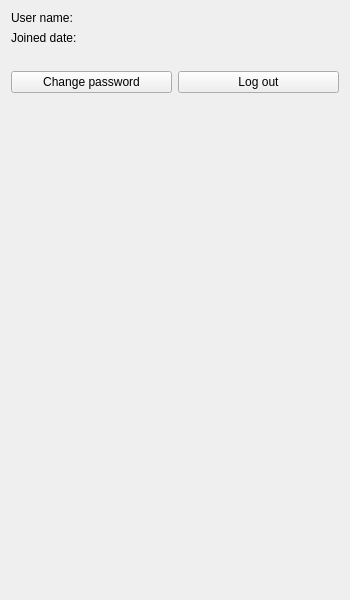
<?xml version="1.0" encoding="UTF-8"?>
<ui version="4.0">
 <class>UserDataWidget</class>
 <widget class="QWidget" name="UserDataWidget">
  <property name="geometry">
   <rect>
    <x>0</x>
    <y>0</y>
    <width>350</width>
    <height>600</height>
   </rect>
  </property>
  <property name="windowTitle">
   <string>Form</string>
  </property>
  <layout class="QVBoxLayout" name="verticalLayout">
   <item>
    <layout class="QHBoxLayout" name="nameLayout">
     <item>
      <widget class="QLabel" name="labelN">
       <property name="text">
        <string>User name:</string>
       </property>
      </widget>
     </item>
     <item>
      <widget class="QLabel" name="nameLabel">
       <property name="text">
        <string/>
       </property>
      </widget>
     </item>
    </layout>
   </item>
   <item>
    <layout class="QHBoxLayout" name="dateLayout">
     <item>
      <widget class="QLabel" name="labelD">
       <property name="text">
        <string>Joined date:</string>
       </property>
      </widget>
     </item>
     <item>
      <widget class="QLabel" name="dateLabel">
       <property name="text">
        <string/>
       </property>
      </widget>
     </item>
    </layout>
   </item>
   <item>
    <widget class="QLabel" name="logo">
     <property name="sizePolicy">
      <sizepolicy hsizetype="Preferred" vsizetype="Preferred">
       <horstretch>0</horstretch>
       <verstretch>0</verstretch>
      </sizepolicy>
     </property>
     <property name="text">
      <string/>
     </property>
    </widget>
   </item>
   <item>
    <layout class="QHBoxLayout" name="buttons">
     <item>
      <widget class="QPushButton" name="changePassButton">
       <property name="text">
        <string>Change password</string>
       </property>
      </widget>
     </item>
     <item>
      <widget class="QPushButton" name="logOutButton">
       <property name="text">
        <string>Log out</string>
       </property>
      </widget>
     </item>
    </layout>
   </item>
   <item>
    <spacer name="verticalSpacer">
     <property name="orientation">
      <enum>Qt::Vertical</enum>
     </property>
     <property name="sizeHint" stdset="0">
      <size>
       <width>20</width>
       <height>40</height>
      </size>
     </property>
    </spacer>
   </item>
  </layout>
 </widget>
 <resources/>
 <connections/>
</ui>
